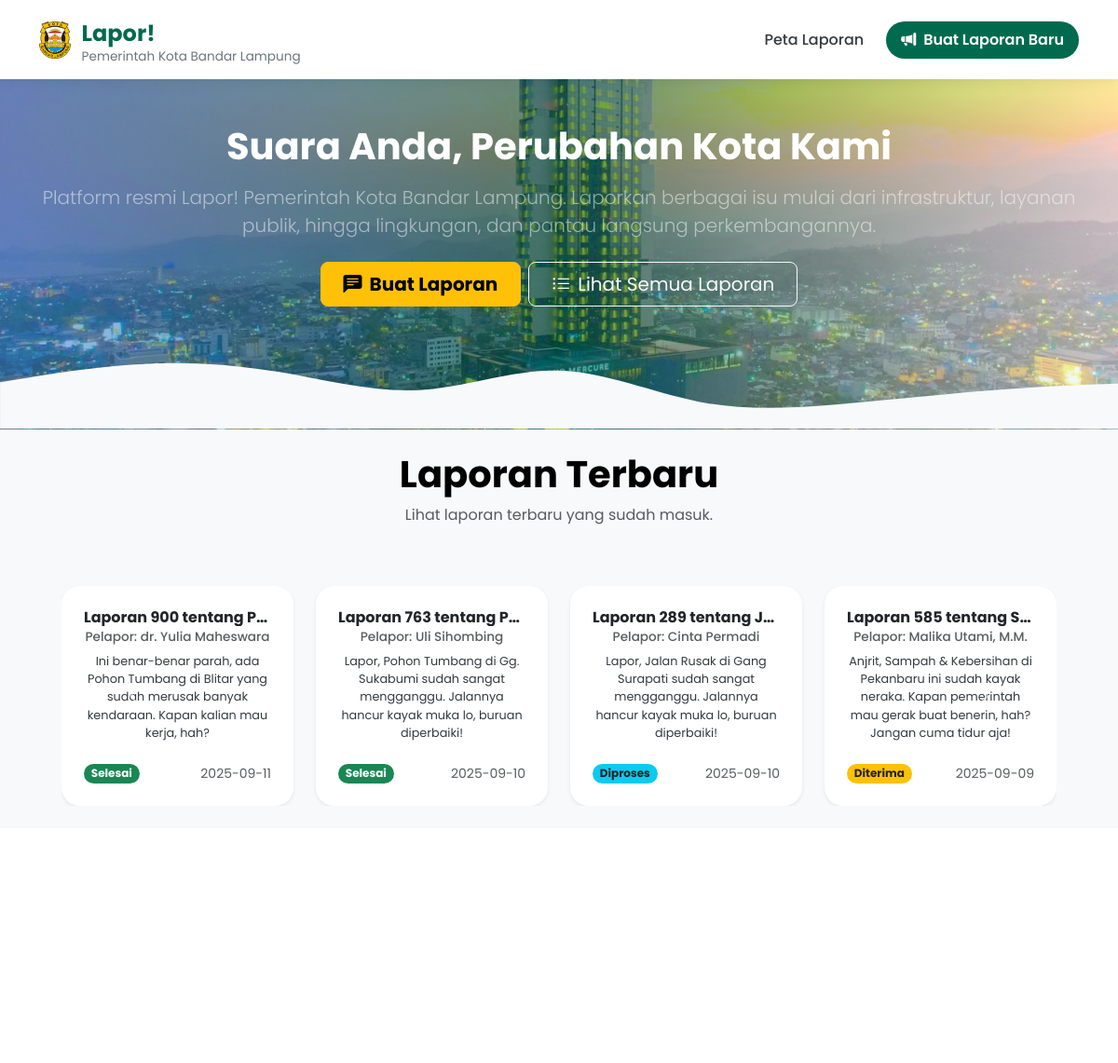
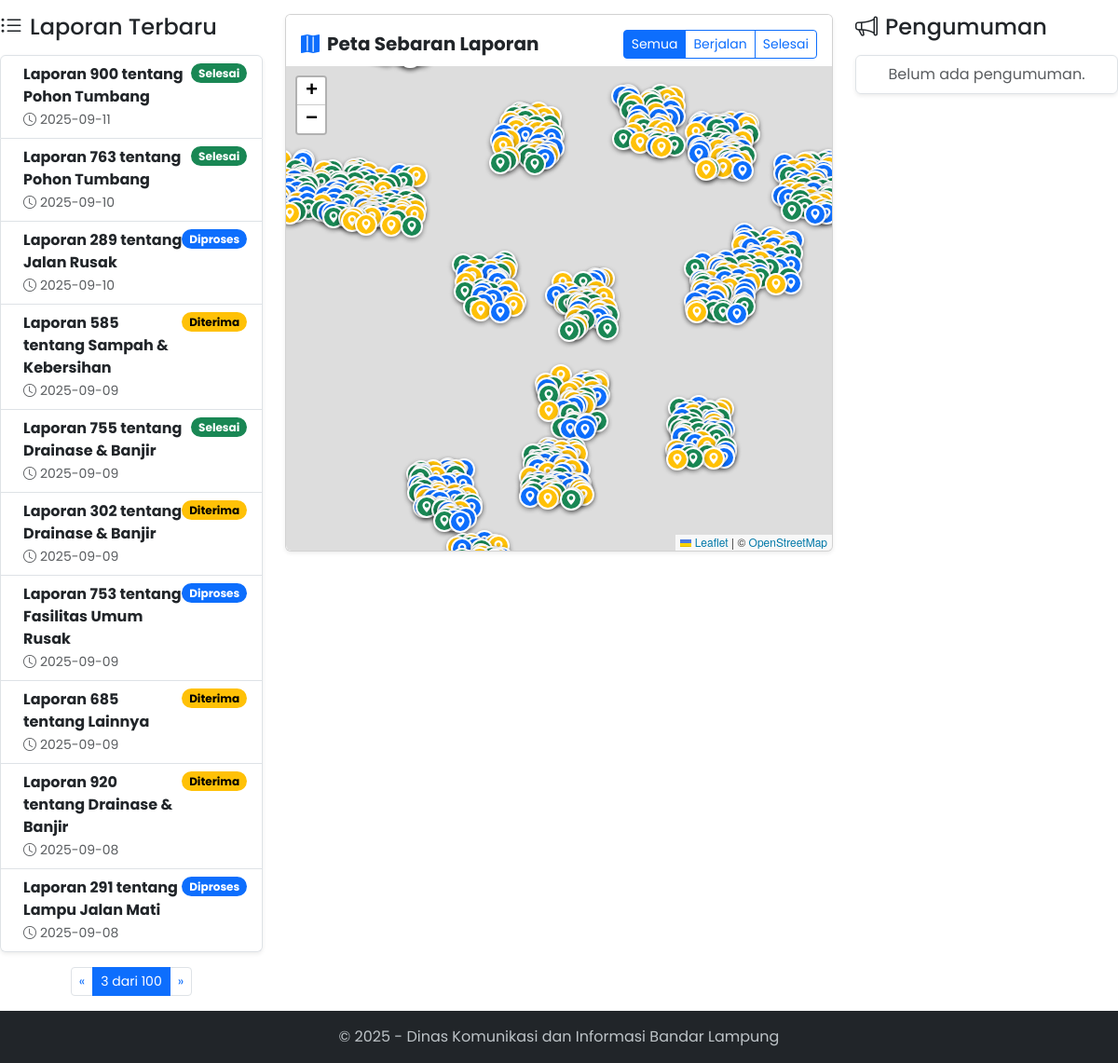
The page /?laporan_page=3&pengumuman_page=1 on the database its author committed (2 pictures, top to bottom).
### tables this page shows
CREATE TABLE laporan (
    id INTEGER PRIMARY KEY AUTOINCREMENT,
    nomor_laporan TEXT NOT NULL UNIQUE,
    nama_pelapor TEXT NOT NULL,
    no_whatsapp TEXT,
    judul TEXT NOT NULL,
    deskripsi TEXT NOT NULL,
    -- PERUBAHAN UTAMA: Menggunakan Foreign Key ke tabel kategori
    kategori_id INTEGER NOT NULL,
    kecamatan TEXT,
    kelurahan TEXT,
    foto TEXT,
    foto_selesai TEXT,
    dinas_penugas TEXT,
    pengumuman_publik TEXT,
    latitude REAL NOT NULL,
    longitude REAL NOT NULL,
    status TEXT NOT NULL DEFAULT 'Diterima',
    support_count INTEGER DEFAULT 0,
    timestamp DATETIME DEFAULT CURRENT_TIMESTAMP,
    -- Mendefinisikan hubungan antar tabel
    FOREIGN KEY (kategori_id) REFERENCES kategori (id)
);

### app.py (the view)
@app.route('/')
def index():
    laporan_page = request.args.get('laporan_page', 1, type=int)
    laporan_per_page = 10
    laporan_offset = (laporan_page - 1) * laporan_per_page
    pengumuman_page = request.args.get('pengumuman_page', 1, type=int)
    pengumuman_per_page = 5
    pengumuman_offset = (pengumuman_page - 1) * pengumuman_per_page
    conn = get_db_connection()
    query_all = """
        SELECT l.id, l.judul, k.nama_kategori, l.status, l.latitude, l.longitude, l.support_count
        FROM laporan l JOIN kategori k ON l.kategori_id = k.id
    """
    query_paginated = """
        SELECT l.*, k.nama_kategori
        FROM laporan l JOIN kategori k ON l.kategori_id = k.id
        ORDER BY l.timestamp DESC LIMIT ? OFFSET ?
    """
    all_laporan_rows = conn.execute(query_all).fetchall()
    paginated_laporan_rows = conn.execute(query_paginated, (laporan_per_page, laporan_offset)).fetchall()
    total_laporan = conn.execute('SELECT COUNT(id) FROM laporan').fetchone()[0]
    paginated_pengumuman_rows = conn.execute(
        "SELECT id, judul, pengumuman_publik, timestamp FROM laporan WHERE pengumuman_publik IS NOT NULL AND pengumuman_publik != '' AND status != 'Selesai' ORDER BY timestamp DESC LIMIT ? OFFSET ?",
        (pengumuman_per_page, pengumuman_offset)
    ).fetchall()
    total_pengumuman = conn.execute("SELECT COUNT(id) FROM laporan WHERE pengumuman_publik IS NOT NULL AND pengumuman_publik != '' AND status != 'Selesai'").fetchone()[0]
    conn.close()
    all_laporan_list = [dict(row) for row in all_laporan_rows]
    paginated_laporan_list = [dict(row) for row in paginated_laporan_rows]
    paginated_pengumuman_list = [dict(row) for row in paginated_pengumuman_rows]
    total_laporan_pages = math.ceil(total_laporan / laporan_per_page)
    total_pengumuman_pages = math.ceil(total_pengumuman / pengumuman_per_page)
    return render_template(
        'home.html',
        all_laporan_list=all_laporan_list,
        paginated_laporan_list=paginated_laporan_list,
        paginated_pengumuman_list=paginated_pengumuman_list,
        laporan_pagination={'page': laporan_page, 'total_pages': total_laporan_pages},
        pengumuman_pagination={'page': pengumuman_page, 'total_pages': total_pengumuman_pages}
    )

### app.py (called while the page is built)
def get_db_connection():
    conn = sqlite3.connect(DATABASE, detect_types=sqlite3.PARSE_DECLTYPES | sqlite3.PARSE_COLNAMES)
    conn.row_factory = sqlite3.Row
    return conn

### templates/home.html (shortened to what this page needs)
{% extends "layout.html" %} {% block title %}Dashboard Publik Lapor!{% endblock %} {% block content %}
<div class="section" id="hero">
     <div class="container py-5 text-center">
          <h1 class="display-6 fw-bold text-white mb-3">Suara Anda, Perubahan Kota Kami</h1>
          <p class="lead text-white-50">Platform resmi Lapor! Pemerintah Kota Bandar Lampung. Laporkan berbagai isu mulai dari infrastruktur, layanan publik, hingga lingkungan, dan pantau langsung perkembangannya.</p>
          <div class="d-grid gap-2 d-sm-flex justify-content-sm-center mt-4">
               <a href="{{ url_for('lapor') }}" class="btn btn-warning btn-lg px-4 gap-3 fw-bold laporan"> <i class="bi bi-chat-left-text-fill me-2"></i>Buat Laporan </a>
               <a href="{{ url_for('index') }}" class="btn btn-outline-light btn-lg px-4"> <i class="bi bi-list-ul me-2"></i>Lihat Semua Laporan </a>
          </div>
     </div>
</div>
<div class="section" id="peta">
     <div class="container-md text-center">
          <div class="row p-4 justify-content-around align-items-center">
               <div class="col-12 text-center mb-5">
                    <h4 class="display-6 fw-bold text-black">Laporan Terbaru</h4>
                    <p class="text-muted">Lihat laporan terbaru yang sudah masuk.</p>
               </div>
               <div class="col-12">
                    <div id="laporanCarousel" class="carousel slide" data-bs-ride="carousel">
                         <div class="carousel-inner" role="listbox">
                              {% set chunk_size = 4 %} {% set chunks = (paginated_laporan_list | batch(chunk_size)) %} {% for chunk in chunks %}
                              <div class="carousel-item {% if loop.first %}active{% endif %}">
                                   <div class="row g-4">
                                        {% for laporan in chunk %}
                                        <div class="col-lg-3 col-md-6">
                                             <a href="{{ url_for('detail_laporan', laporan_id=laporan.id) }}" class="card laporan-card shadow-sm h-100">
                                                  <div class="card-body d-flex flex-column">
                                                       <h5 class="card-title fw-bold text-truncate">{{ laporan.judul }}</h5>
                                                       <h6 class="card-subtitle mb-2 text-muted">Pelapor: {{ laporan.nama_pelapor }}</h6>
                                                       <p class="card-text flex-grow-1">{{ laporan.deskripsi }}</p>
                                                       <div class="d-flex justify-content-between align-items-center mt-auto pt-2">
                                                            <span
                                                                 class="badge {% if laporan.status == 'Diterima' %}bg-warning text-dark{% elif laporan.status == 'Diproses' %}bg-info text-dark{% elif laporan.status == 'Selesai' %}bg-success{% else %}bg-secondary{% endif %} rounded-pill"
                                                            >
                                                                 {{ laporan.status }}
                                                            </span>
                                                            <small class="text-muted">{{ laporan.timestamp.split(' ')[0] }}</small>
                                                       </div>
                                                  </div>
                                             </a>
                                        </div>
                                        {% endfor %}
                                   </div>
                              </div>
                              {% endfor %}
                         </div>
                         <button class="carousel-control-prev" type="button" data-bs-target="#laporanCarousel" data-bs-slide="prev">
                              <span class="carousel-control-prev-icon" aria-hidden="true"></span>
                         </button>
                         <button class="carousel-control-next" type="button" data-bs-target="#laporanCarousel" data-bs-slide="next">
                              <span class="carousel-control-next-icon" aria-hidden="true"></span>
                         </button>
                    </div>
               </div>
          </div>
     </div>
</div>
<div class="section">
</div>
<div class="row g-4">
     <div class="col-lg-3 bg-pr">
          <h4 class="mb-3"><i class="bi bi-list-ul me-2"></i>Laporan Terbaru</h4>
          <div class="list-group shadow-sm listlaporan">
               {% for laporan in paginated_laporan_list %}
               <a href="{{ url_for('detail_laporan', laporan_id=laporan.id) }}" class="list-group-item list-group-item-action d-flex justify-content-between align-items-start">
                    <div class="ms-2 me-auto">
                         <div class="fw-bold">{{ laporan.judul }}</div>
                         <small class="text-muted"><i class="bi bi-clock me-1"></i>{{ laporan.timestamp.split(' ')[0] }}</small>
                    </div>
                    <span
                         class="badge {% if laporan.status == 'Diterima' %}text-bg-warning {% elif laporan.status == 'Diproses' %}text-bg-primary {% elif laporan.status == 'Selesai' %}text-bg-success {% else %}text-bg-secondary {% endif %} rounded-pill"
                         style="font-size: 0.75rem"
                         >{{ laporan.status }}</span
                    >
               </a>
               {% else %}
               <div class="list-group-item text-center text-muted">Belum ada laporan.</div>
               {% endfor %}
          </div>
          {% if laporan_pagination.total_pages > 1 %}
          <nav class="mt-3">
               <ul class="pagination pagination-sm justify-content-center">
                    <li class="page-item {% if laporan_pagination.page == 1 %}disabled{% endif %}">
                         <a class="page-link" href="{{ url_for('index', laporan_page=laporan_pagination.page - 1, pengumuman_page=pengumuman_pagination.page) }}">&laquo;</a>
                    </li>
                    <li class="page-item active">
                         <span class="page-link">{{ laporan_pagination.page }} dari {{ laporan_pagination.total_pages }}</span>
                    </li>
                    <li class="page-item {% if laporan_pagination.page == laporan_pagination.total_pages %}disabled{% endif %}">
                         <a class="page-link" href="{{ url_for('index', laporan_page=laporan_pagination.page + 1, pengumuman_page=pengumuman_pagination.page) }}">&raquo;</a>
                    </li>
               </ul>
          </nav>
          {% endif %}
     </div>
     <div class="col-lg-6">
          <div class="card shadow-sm">
               <div class="card-header bg-white border-0 pt-3">
                    <div class="d-flex justify-content-between align-items-center">
                         <h5 class="mb-0 fw-bold"><i class="bi bi-map-fill me-2 text-primary"></i>Peta Sebaran Laporan</h5>
                         <div class="btn-group btn-group-sm" role="group">
                              <label class="btn btn-outline-primary" for="filter_semua">Semua</label>
                              <label class="btn btn-outline-primary" for="filter_berjalan">Berjalan</label>
                              <label class="btn btn-outline-primary" for="filter_selesai">Selesai</label>
                         </div>
                    </div>
               </div>
               <div class="card-body p-0">
                    <div id="map" style="height: 520px; border-radius: 0 0 0.375rem 0.375rem"></div>
               </div>
          </div>
     </div>
     <div class="col-lg-3">
          <h4 class="mb-3"><i class="bi bi-megaphone me-2"></i>Pengumuman</h4>
          <div class="list-group shadow-sm">
               {% for p in paginated_pengumuman_list %}
               <a href="{{ url_for('detail_laporan', laporan_id=p.id) }}" class="list-group-item list-group-item-action">
                    <div class="fw-bold">Re: {{ p.judul }}</div>
                    <p class="mb-1 small text-muted">"{{ p.pengumuman_publik|truncate(80) }}"</p>
                    <small class="text-muted"><i class="bi bi-calendar-check me-1"></i>{{ p.timestamp.split(' ')[0] }}</small>
               </a>
               {% else %}
               <div class="list-group-item text-center text-muted">Belum ada pengumuman.</div>
               {% endfor %}
          </div>
     </div>
</div>
{% endblock %}

### templates/layout.html (style rules this page uses)
:root { --primary-color: #006a4e; --secondary-color: #4a90e2; --light-bg: #fdfdff; --dark-text: #343a40; --light-text: #ffffff; --font-family-main: "Poppins", sans-serif; }
body { font-family: var(--font-family-main); display: flex; flex-direction: column; min-height: 100vh; width: 100%; margin: 0 !important; padding: 0 !important; gap: 0 !important; }
.section#hero { background-image: linear-gradient(to right, #4a90e299, #006a4e99, #ffffff99), url("../static/img/bg2.jpg"); background-repeat: no-repeat; background-size: cover; background-position: center; display: flex; flex-direction: column; justify-content: flex-end; margin: 0 !important; flex-grow: 1; }
#peta { min-height: 50vh; background-color: #f8f9fa; }
.laporan-card { border: none; border-radius: 1.25rem; transition: transform 0.3s ease, box-shadow 0.3s ease; overflow: hidden; text-decoration: none; }
.laporan-card .card-body { padding: 1.5rem; display: flex; flex-direction: column; }
.laporan-card .card-title { font-size: 1rem; font-weight: 700; margin-bottom: 0.5rem; }
.laporan-card .card-subtitle { font-size: 0.85rem; margin-bottom: 0.75rem; }
.laporan-card .card-text { font-size: 0.8rem; color: var(--dark-text); line-height: 1.5; flex-grow: 1; display: -webkit-box; -webkit-line-clamp: 5; -webkit-box-orient: vertical; overflow: hidden; text-overflow: ellipsis; }
.laporan-card .badge { font-size: 0.75rem; }

### rows shown on the page
laporan: judul "Laporan 900 tentang P…", nama_pelapor "dr. Yulia Maheswara", deskripsi "Ini benar-benar parah, ada Pohon Tumbang di Blitar yang sudah merusak banyak kendaraan. Kapan kalian mau kerja, hah?", status "Selesai", timestamp "2025-09-11", judul "Laporan 900 tentang Pohon Tumbang"
laporan: judul "Laporan 763 tentang P…", nama_pelapor "Uli Sihombing", deskripsi "Lapor, Pohon Tumbang di Gg. Sukabumi sudah sangat mengganggu. Jalannya hancur kayak muka lo, buruan diperbaiki!", status "Selesai", timestamp "2025-09-10", judul "Laporan 763 tentang Pohon Tumbang"
laporan: judul "Laporan 289 tentang J…", nama_pelapor "Cinta Permadi", deskripsi "Lapor, Jalan Rusak di Gang Surapati sudah sangat mengganggu. Jalannya hancur kayak muka lo, buruan diperbaiki!", status "Diproses", timestamp "2025-09-10", judul "Laporan 289 tentang Jalan Rusak"
laporan: judul "Laporan 585 tentang S…", nama_pelapor "Malika Utami, M.M.", deskripsi "Anjrit, Sampah & Kebersihan di Pekanbaru ini sudah kayak neraka. Kapan pemerintah mau gerak buat benerin, hah? Jangan cuma tidur aja!", status "Diterima", timestamp "2025-09-09", judul "Laporan 585 tentang Sampah & Kebersihan"
laporan: judul "Laporan 755 tentang Drainase & Banjir", timestamp "2025-09-09", status "Selesai"
laporan: judul "Laporan 302 tentang Drainase & Banjir", timestamp "2025-09-09", status "Diterima"
laporan: judul "Laporan 753 tentang Fasilitas Umum Rusak", timestamp "2025-09-09", status "Diproses"
laporan: judul "Laporan 685 tentang Lainnya", timestamp "2025-09-09", status "Diterima"
laporan: judul "Laporan 920 tentang Drainase & Banjir", timestamp "2025-09-08", status "Diterima"
laporan: judul "Laporan 291 tentang Lampu Jalan Mati", timestamp "2025-09-08", status "Diproses"

### other values the page prints
{{ laporan_pagination.page }} "3"
{{ laporan_pagination.total_pages }} "100"
